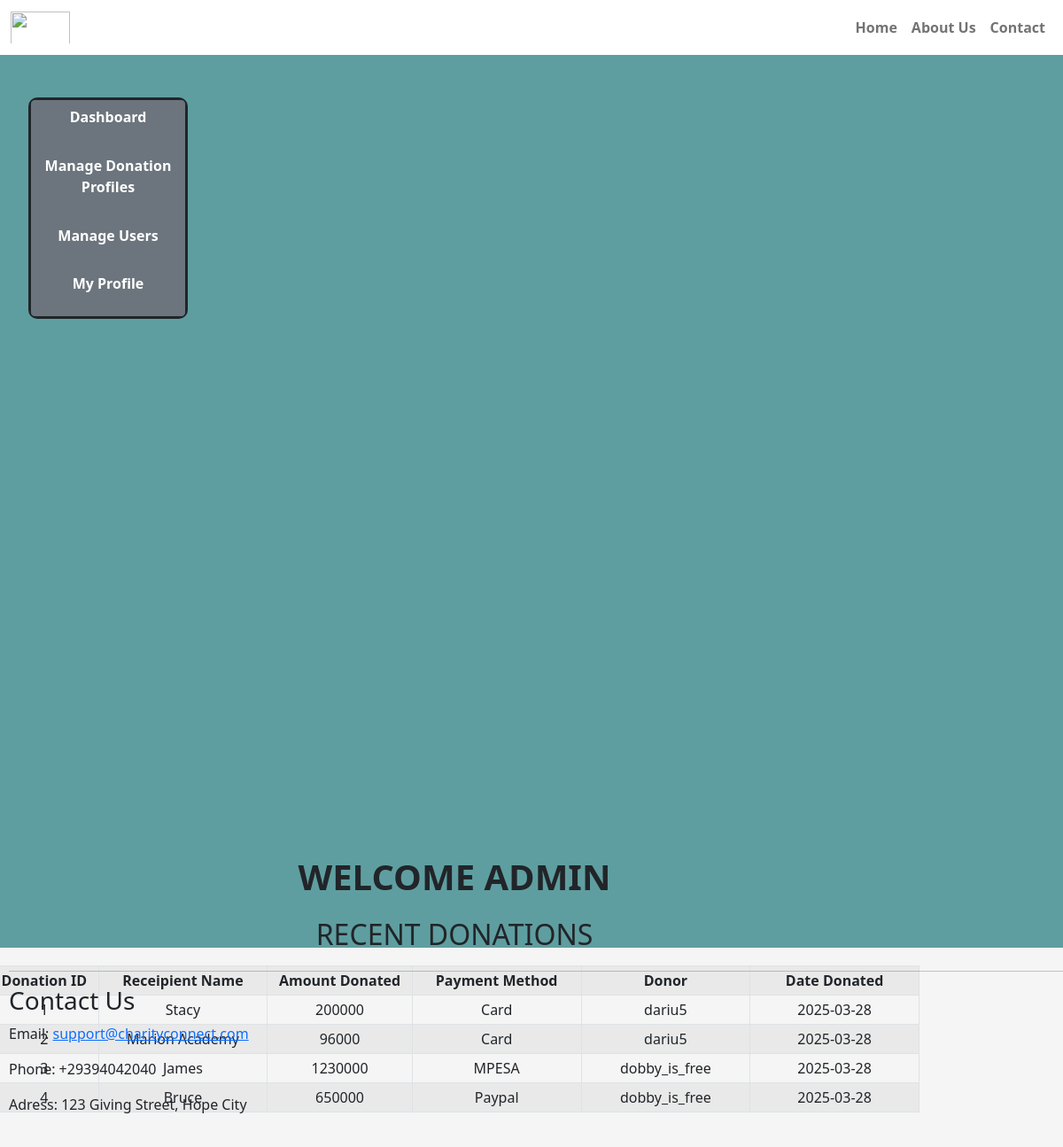
/admin.php (signed in), run on the app's committed database.
### tables this page shows
CREATE TABLE `donations` (
  `Donation_id` int(11) NOT NULL,
  `Receipient_name` varchar(250) DEFAULT NULL,
  `Amount_donated` varchar(250) DEFAULT NULL,
  `Payment_method` varchar(250) DEFAULT NULL,
  `Donor` varchar(255) NOT NULL,
  `Date` date NOT NULL
);

### admin.php (the view, shortened to what this page needs)
<?php
include('db_connection.php');
$sql="SELECT * FROM donations";
$result=mysqli_query($con,$sql);
?>
<!doctype html>
<html>
<head>
<link href="https://cdn.jsdelivr.net/npm/bootstrap@5.0.2/dist/css/bootstrap.min.css" rel="stylesheet">
</head>
<body>
	<div class="container-fluid">
	<nav class="navbar navbar-expand-sm navbar-light fixed-top">
	<div class="container-fluid">
		<img src="images/logo.jpg" width="67" height="46" class="navbar-brand">
	  <ul class="navbar-nav">
			<li class="nav-item">
				<a class="nav-link" href="index.php"><strong>Home</strong></a>
				</li>
			<li class="nav-item">
				<a  class="nav-link" href="aboutus.php"><strong>About Us</strong></a>
				</li>
			<li class="nav-item">
				<a class="nav-link"  href="#contact"><strong>Contact</strong></a>
				</li>
			</ul>
			</div>
    </nav>
     <div id="div1" class="btn-group-vertical">
				<a href="admin.php" class=" btn btn-secondary" ><strong>Dashboard</strong></a>
		 		<a href="manageprofile.php" class=" btn btn-secondary"><strong>Manage Donation Profiles</strong></a>
		 <a href="manageusers.php" class=" btn btn-secondary"><strong>Manage Users</strong></a>
		        <a href="adminuserprofile.php" class=" btn btn-secondary"><strong>My Profile</strong></a>
	 </div>
	<div id="div2">
		<p>
			<label><strong>WELCOME ADMIN</strong></label>
			<h2>RECENT DONATIONS</h2>
		</p>
		   <table style="background-color: whitesmoke" width="145%" border="1" align="center" class=" table table-sm table-bordered p-5 table-striped table-hover ">
		       <tbody>
			       <tr>
				 <th width="9%">Donation ID</th>
	             <th width="14%">Receipient Name</th>
                 <th width="12%">Amount Donated</th>
				 <th width="14%">Payment Method</th>
                 <th width="14%">Donor</th>
				 <th width="14%">Date Donated</th>
			 </tr>
				 <?php
				 while($rows=$result->fetch_assoc()){
					 ?>
				 <tr>
				 <td><?php echo $rows ['Donation_id']?></td>
				 <td><?php echo $rows ['Receipient_name']?></td>
				 <td><?php echo $rows ['Amount_donated']?></td>
				 <td><?php echo $rows ['Payment_method']?></td>
				 <td><?php echo $rows ['Donor']?></td>
				 <td><?php echo $rows ['Date']?></td>
			 </tr>
			 <?php
				 }
		 ?>
		</tbody>
		</table>
	</div>
	</div>
	<div id="div6">
		<hr>
	<footer id="contact">
	<h3>Contact Us</h3>
	<p>Email: <a href="mailto:support@charityconnect.com">support@charityconnect.com</a></p>
	<p>Phone: +29394042040</p>
	<p>Adress: 123 Giving Street, Hope City</p>
	</footer>
	</div>
</body>
</html>

### admin.php (style rules this page uses)
body { padding-top: 10px; background-color: cadetblue; background-size: 100%; }
label { font-size: 40px; }
nav { background-color: white; }
#div1 { float: left; margin-top: 100px; margin-right: 30px; margin-left: 20px; margin-bottom: 500px; width: 180px; border: solid; border-radius: 10px; height: 250px; }
#div2 { text-align: center; float: right; margin-top: 100px; margin-left: 60px; margin-bottom: 10px; align-content: center; padding-right: 150px; width: 1200px; height: 100px; }
#div6 { background-color: whitesmoke; padding-left: 10px; margin-top: 10px; padding-bottom: 20px; padding-top: 10px; clear: both; }

### data on the page
donations: Donation_id "1", Receipient_name "Stacy", Amount_donated "200000", Payment_method "Card", Donor "dariu5", Date "2025-03-28"
donations: Donation_id "2", Receipient_name "Marion Academy", Amount_donated "96000", Payment_method "Card", Donor "dariu5", Date "2025-03-28"
donations: Donation_id "3", Receipient_name "James", Amount_donated "1230000", Payment_method "MPESA", Donor "dobby_is_free", Date "2025-03-28"
donations: Donation_id "4", Receipient_name "Bruce", Amount_donated "650000", Payment_method "Paypal", Donor "dobby_is_free", Date "2025-03-28"
